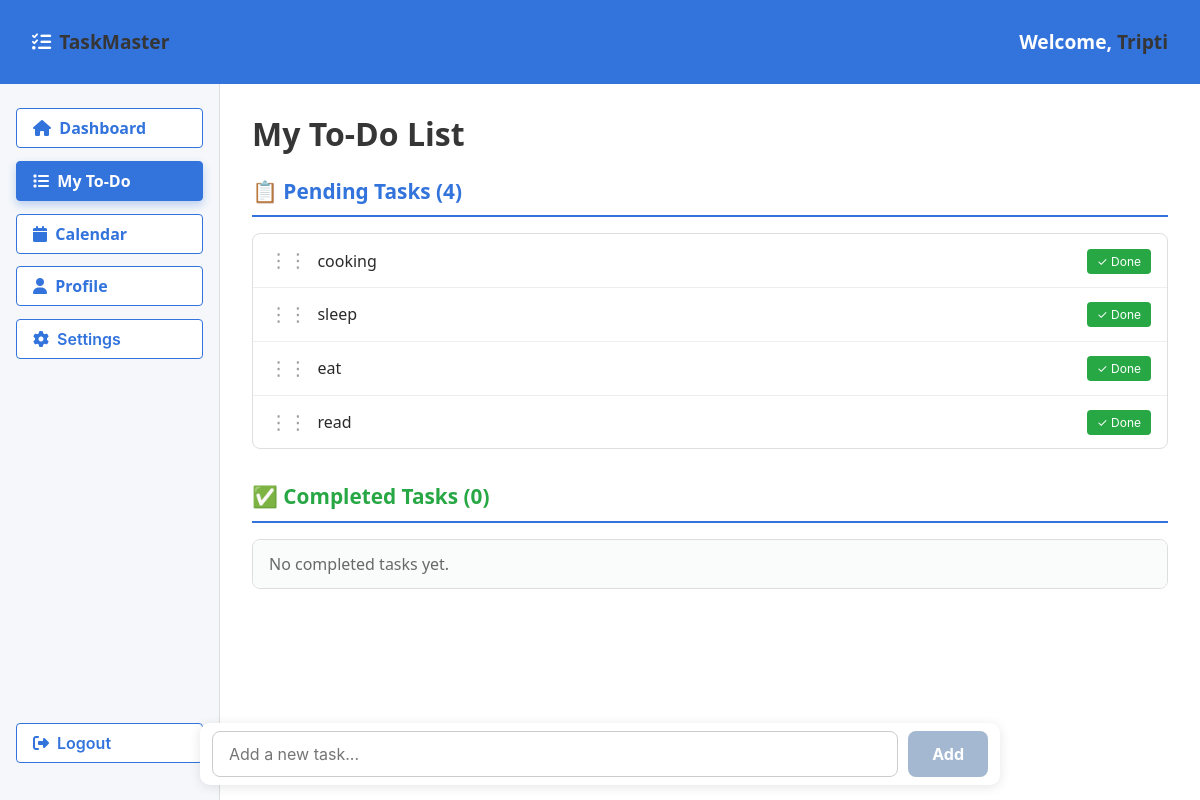
The page /todo/ (signed in) on the database as committed earlier.
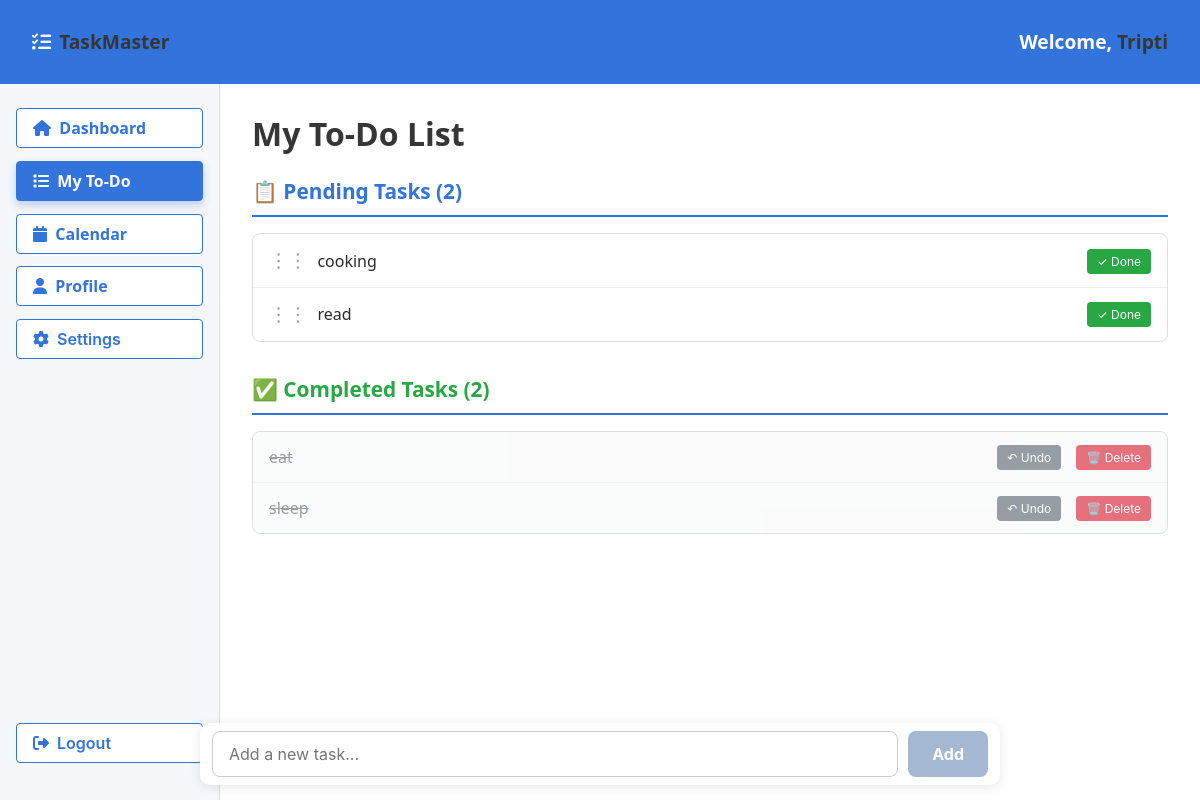
The same page on the database as committed later.
### mainapp/models.py (models this page shows, shortened)
class Tasks(models.Model):
    user = models.ForeignKey(User, on_delete=models.CASCADE, related_name='tasks')
    task = models.TextField()
    created_at = models.DateTimeField(auto_now_add=True)
    order_field = models.PositiveIntegerField(default=0)
    completed = models.BooleanField(default=False)  # Add this field
    completed_at = models.DateTimeField(null=True, blank=True)  # Add this field
    class Meta:
        ordering = ['completed', 'order_field']  # Show pending first

### mainapp/views.py (the view, shortened to what this page needs)
# urls.py: path('todo/', views.todo_page_view, name='todolist'),
@login_required
def todo_page_view(request):
    user = request.user
    pending_todos = Tasks.objects.filter(user=user, completed=False).order_by('order_field')
    completed_todos = Tasks.objects.filter(user=user, completed=True).order_by('-completed_at')
    context = {
        'pending_todos': pending_todos,
        'completed_todos': completed_todos,
        'username': user.get_full_name() or user.username,
    }
    return render(request, 'mainapp/todolist.html', context)

### templates/mainapp/todolist.html (shortened to what the changed rows need)
{% load static %}
<!DOCTYPE html>
<html lang="en">
<head>
    <link rel="stylesheet" href="https://cdnjs.cloudflare.com/ajax/libs/font-awesome/6.4.0/css/all.min.css">
    <link rel="stylesheet" href="https://cdn.jsdelivr.net/npm/bulma@0.9.4/css/bulma.min.css">
</head>
<body>
    <div id="dashboard-container">
        <div id="main-content">
            <section id="content-area">
                <h1 class="title">My To-Do List</h1>
                <div class="task-section pending-section">
                    <h2 class="section-title">
                        📋 Pending Tasks ({{ pending_todos|length }})
                    </h2>
                    <ul class="todo-list pending-tasks" id="pending-todo-list">
                        {% for todo in pending_todos %}
                            <li data-id="{{ todo.id }}" data-order="{{ todo.order_field }}" draggable="true">
                                <div style="display: flex; align-items: center; flex-grow: 1;">
                                    <span class="drag-handle">⋮⋮</span>
                                    <span class="task-text">{{ todo.task }}</span>
                                </div>
                                <div class="task-actions">
                                    <form method="post" action="{% url 'mark_task_done' todo.id %}" style="display: inline;">
                                        <button type="submit" class="done-btn">✓ Done</button>
                                    </form>
                                </div>
                            </li>
                        {% empty %}
                            <li>No pending tasks. Great job! 🎉</li>
                        {% endfor %}
                    </ul>
                </div>
                <div class="task-section completed-section">
                    <h2 class="section-title">
                        ✅ Completed Tasks ({{ completed_todos|length }})
                    </h2>
                    <ul class="todo-list completed-tasks">
                        {% for todo in completed_todos %}
                            <li>
                                <div style="display: flex; align-items: center; flex-grow: 1;">
                                    <span class="task-text">{{ todo.task }}</span>
                                </div>
                                <div class="task-actions">
                                    <form method="post" action="{% url 'undo_task' todo.id %}" style="display: inline; margin-right: 5px;">
                                        <button type="submit" class="undo-btn">↶ Undo</button>
                                    </form>
                                    <form method="post" action="{% url 'delete_task' todo.id %}" style="display: inline;">
                                        <button type="submit" class="delete-btn" onclick="return confirm('Permanently delete?')">🗑️ Delete</button>
                                    </form>
                                </div>
                            </li>
                        {% empty %}
                            <li>No completed tasks yet.</li>
                        {% endfor %}
                    </ul>
                </div>
            </section>
        </div>
    </div>
</body>
</html>

Rows that differ between the two databases and show on the page:
changed Tasks "eat": moves from the list under "📋 Pending Tasks (4)" to the list under "✅ Completed Tasks (2)"
changed Tasks "sleep": moves from the list under "📋 Pending Tasks (4)" to the list under "✅ Completed Tasks (2)"
Other text that changed with them:
{{ pending_todos|length }}: "4" → "2"
{{ completed_todos|length }}: "0" → "2"
text no longer shown: "No completed tasks yet."
